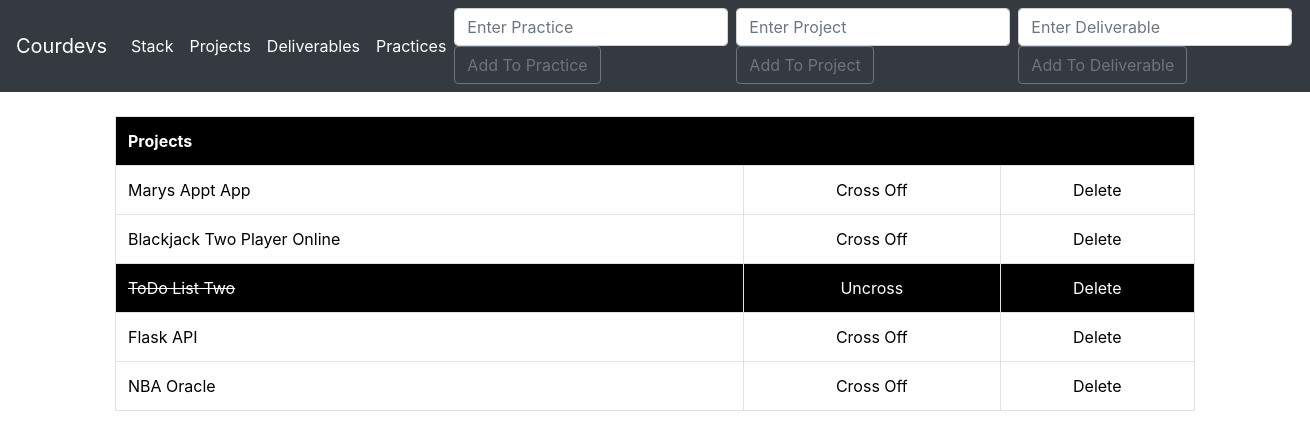
/projects/, run on the app's committed database.
### todoTwo/models.py (models this page shows, shortened)
class Project(models.Model):
	itemproj = models.CharField(max_length=200)
	completedproj = models.BooleanField(default=False)

### todoTwo/views.py (the view, shortened to what this page needs)
# urls.py: path('projects/', views.projects, name='projects'),
def projects(request):
	if request.method == 'POST':
		dform = DeliverablesForm(request.POST or None)
		if dform.is_valid():
			dform.save()
			all_delivs = Deliverables.objects.all
			messages.success(request, ('Deliverable Has Been Added To "Deliverables" List'))
			return render(request, 'deliverables.html', {'all_delivs': all_delivs})
	else:
		all_proj = Project.objects.all
		return render(request, 'projects.html', {'all_proj': all_proj})

### todoTwo/templates/projects.html (shortened to what this page needs)
{% extends 'base.html' %}
{% block content %}
<div class="container">
		{% if all_proj %}
			<div class="container">
      			<table class="table table-bordered">
        			<th class="table black" colspan="4">Projects</th>
						{% for stuff in all_proj %}
							{% if stuff.completedproj %}
								<tr class="black">
									<td class="striker"><a href="{% url 'projedit' stuff.id %}" style="color: white">{{ stuff.itemproj }}</a></td>
									<td><center><a href="{% url 'uncross_project' stuff.id %}" style="color: white">Uncross</center></td>
									<td><center><a href="{% url 'deleteproj' stuff.id %}" style="color: white">Delete</a></center></td>
								</tr>
								{% else %}
								<tr>
									<td><a href="{% url 'projedit' stuff.id %}" style="color: black">{{ stuff.itemproj }}</a></td>
									<td><center><a href="{% url 'cross_off_project' stuff.id %}" style="color: black">Cross Off</a></center></td>
									<td><center><a href="{% url 'deleteproj' stuff.id %}" style="color: black">Delete</a></center></td>
								</tr>
							{% endif %}
				      	{% endfor %}
				</table>
      	{% endif %}
</div>
{% endblock %}

### static/css/my_style.css (style rules this page uses)
.striker { text-decoration: line-through; }

### todoTwo/templates/projects.html (style rules this page uses)
.black { background-color: black; color: white; }

### data on the page
Project: itemproj "Marys Appt App"
Project: itemproj "Blackjack Two Player Online"
Project: itemproj "ToDo List Two"
Project: itemproj "Flask API"
Project: itemproj "NBA Oracle"
